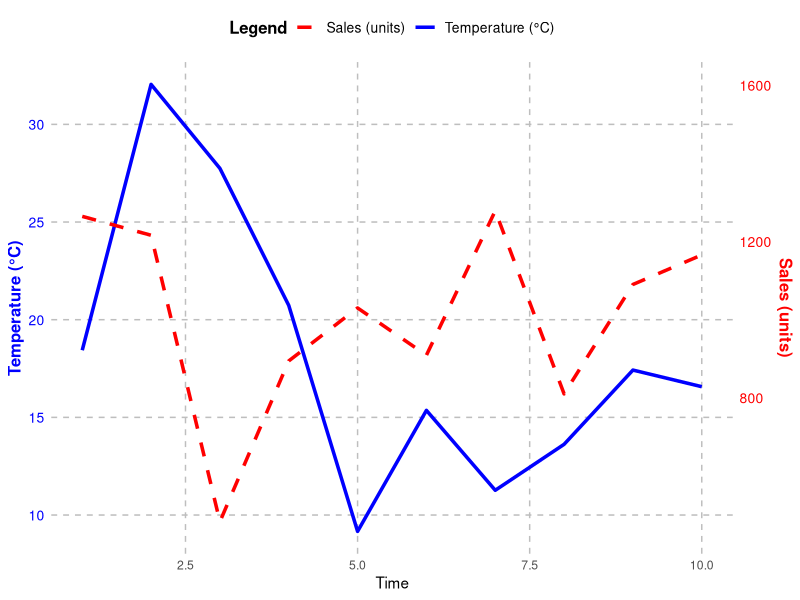

R code for this plot:
library(ggplot2)

# Sample data
df <- data.frame(
  x = 1:10,
  temp = rnorm(10, mean = 20, sd = 5),   # Temperature in Celsius
  sales = rnorm(10, mean = 1000, sd = 200)  # Sales in units
)

# Improved plot
ggplot(df, aes(x = x)) +
  # First line for temperature (Y1) with a smooth line
  geom_line(aes(y = temp, color = "Temperature (°C)"), size = 1.2) +
  # Second line for sales (Y2) scaled down
  geom_line(aes(y = sales / 50, color = "Sales (units)"), size = 1.2, linetype = "dashed") +
  
  # Primary y-axis for temperature
  scale_y_continuous(
    name = "Temperature (°C)",   # Left axis label
    sec.axis = sec_axis(~.*50, name = "Sales (units)")  # Secondary y-axis
  ) +
  
  # Customize colors for the lines
  scale_color_manual(
    values = c("Temperature (°C)" = "blue", "Sales (units)" = "red")
  ) +
  
  # Labels
  labs(
    x = "Time",                  # X-axis label
    y = "Temperature (°C)",       # Primary Y-axis label
    color = "Legend"             # Legend title
  ) +
  
  # Improve theme
  theme_minimal() +  # Use a clean, minimalistic theme
  theme(
    # Customize axis title colors
    axis.title.y.left = element_text(color = "blue", size = 12, face = "bold"),
    axis.title.y.right = element_text(color = "red", size = 12, face = "bold"),
    
    # Customize axis tick colors
    axis.text.y.left = element_text(color = "blue", size = 10),
    axis.text.y.right = element_text(color = "red", size = 10),
    
    # Customize the legend
    legend.position = "top",        # Move legend to the top
    legend.title = element_text(size = 12, face = "bold"),
    legend.text = element_text(size = 10),
    
    # Customize grid lines
    panel.grid.major = element_line(size = 0.5, linetype = "dashed", color = "gray"),
    panel.grid.minor = element_blank()
  )
